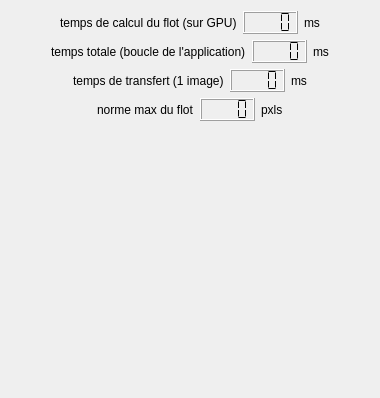
  <widget class="QWidget" name="tab_3">
   <attribute name="title">
    <string>stats</string>
   </attribute>
   <layout class="QVBoxLayout" name="verticalLayout_4">
    <item>
     <layout class="QHBoxLayout" name="horizontalLayout_10">
      <item>
       <spacer name="horizontalSpacer">
        <property name="orientation">
         <enum>Qt::Horizontal</enum>
        </property>
        <property name="sizeHint" stdset="0">
         <size>
          <width>40</width>
          <height>20</height>
         </size>
        </property>
       </spacer>
      </item>
      <item>
       <widget class="QLabel" name="label_23">
        <property name="text">
         <string>temps de calcul du flot (sur GPU)</string>
        </property>
       </widget>
      </item>
      <item>
       <widget class="QLCDNumber" name="fpsLcd">
        <property name="smallDecimalPoint">
         <bool>false</bool>
        </property>
        <property name="numDigits">
         <number>4</number>
        </property>
        <property name="segmentStyle">
         <enum>QLCDNumber::Flat</enum>
        </property>
       </widget>
      </item>
      <item>
       <widget class="QLabel" name="label">
        <property name="text">
         <string>ms</string>
        </property>
       </widget>
      </item>
      <item>
       <spacer name="horizontalSpacer_3">
        <property name="orientation">
         <enum>Qt::Horizontal</enum>
        </property>
        <property name="sizeHint" stdset="0">
         <size>
          <width>40</width>
          <height>20</height>
         </size>
        </property>
       </spacer>
      </item>
     </layout>
    </item>
    <item>
     <layout class="QHBoxLayout" name="horizontalLayout_34">
      <item>
       <spacer name="horizontalSpacer">
        <property name="orientation">
         <enum>Qt::Horizontal</enum>
        </property>
        <property name="sizeHint" stdset="0">
         <size>
          <width>40</width>
          <height>20</height>
         </size>
        </property>
       </spacer>
      </item>
      <item>
       <widget class="QLabel" name="label_24">
        <property name="text">
         <string>temps totale (boucle de l'application)</string>
        </property>
       </widget>
      </item>
      <item>
       <widget class="QLCDNumber" name="fpsGlobalLcd">
        <property name="smallDecimalPoint">
         <bool>false</bool>
        </property>
        <property name="numDigits">
         <number>4</number>
        </property>
        <property name="segmentStyle">
         <enum>QLCDNumber::Flat</enum>
        </property>
       </widget>
      </item>
      <item>
       <widget class="QLabel" name="label_9">
        <property name="text">
         <string>ms</string>
        </property>
       </widget>
      </item>
      <item>
       <spacer name="horizontalSpacer_3">
        <property name="orientation">
         <enum>Qt::Horizontal</enum>
        </property>
        <property name="sizeHint" stdset="0">
         <size>
          <width>40</width>
          <height>20</height>
         </size>
        </property>
       </spacer>
      </item>
     </layout>
    </item>
    <item>
     <layout class="QHBoxLayout" name="horizontalLayout_28">
      <item>
       <spacer name="horizontalSpacererer">
        <property name="orientation">
         <enum>Qt::Horizontal</enum>
        </property>
        <property name="sizeHint" stdset="0">
         <size>
          <width>40</width>
          <height>20</height>
         </size>
        </property>
       </spacer>
      </item>
      <item>
       <widget class="QLabel" name="label_5">
        <property name="text">
         <string>temps de transfert (1 image)</string>
        </property>
       </widget>
      </item>
      <item>
       <widget class="QLCDNumber" name="transfertLcd">
        <property name="smallDecimalPoint">
         <bool>false</bool>
        </property>
        <property name="numDigits">
         <number>4</number>
        </property>
        <property name="segmentStyle">
         <enum>QLCDNumber::Flat</enum>
        </property>
       </widget>
      </item>
      <item>
       <widget class="QLabel" name="label_4">
        <property name="text">
         <string>ms</string>
        </property>
       </widget>
      </item>
      <item>
       <spacer name="horizontalSpacer_3z">
        <property name="orientation">
         <enum>Qt::Horizontal</enum>
        </property>
        <property name="sizeHint" stdset="0">
         <size>
          <width>40</width>
          <height>20</height>
         </size>
        </property>
       </spacer>
      </item>
     </layout>
    </item>
    <item>
     <layout class="QHBoxLayout" name="horizontalLayout_29">
      <item>
       <spacer name="horizontalSpacersdq">
        <property name="orientation">
         <enum>Qt::Horizontal</enum>
        </property>
        <property name="sizeHint" stdset="0">
         <size>
          <width>40</width>
          <height>20</height>
         </size>
        </property>
       </spacer>
      </item>
      <item>
       <widget class="QLabel" name="label_6">
        <property name="text">
         <string>norme max du flot</string>
        </property>
       </widget>
      </item>
      <item>
       <widget class="QLCDNumber" name="normLcd">
        <property name="smallDecimalPoint">
         <bool>false</bool>
        </property>
        <property name="numDigits">
         <number>4</number>
        </property>
        <property name="segmentStyle">
         <enum>QLCDNumber::Flat</enum>
        </property>
       </widget>
      </item>
      <item>
       <widget class="QLabel" name="label_6d">
        <property name="text">
         <string>pxls</string>
        </property>
       </widget>
      </item>
      <item>
       <spacer name="horizontalSpacer_3ada">
        <property name="orientation">
         <enum>Qt::Horizontal</enum>
        </property>
        <property name="sizeHint" stdset="0">
         <size>
          <width>40</width>
          <height>20</height>
         </size>
        </property>
       </spacer>
      </item>
     </layout>
    </item>
    <item>
     <spacer name="verticalSpacer_4">
      <property name="orientation">
       <enum>Qt::Vertical</enum>
      </property>
      <property name="sizeType">
       <enum>QSizePolicy::MinimumExpanding</enum>
      </property>
      <property name="sizeHint" stdset="0">
       <size>
        <width>20</width>
        <height>266</height>
       </size>
      </property>
     </spacer>
    </item>
   </layout>
  </widget>
